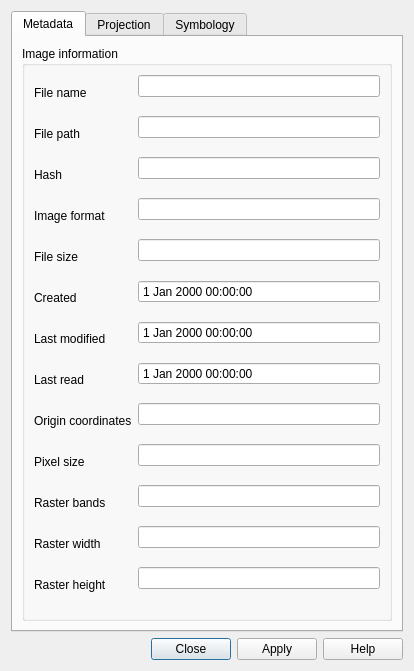
<?xml version="1.0" encoding="UTF-8"?>
<ui version="4.0">
 <class>ImageDialog</class>
 <widget class="QDialog" name="ImageDialog">
  <property name="geometry">
   <rect>
    <x>0</x>
    <y>0</y>
    <width>414</width>
    <height>671</height>
   </rect>
  </property>
  <property name="windowTitle">
   <string>Image Properties</string>
  </property>
  <property name="windowIcon">
   <iconset resource="resources.qrc">
    <normaloff>:/icons/autogcp.png</normaloff>:/icons/autogcp.png</iconset>
  </property>
  <layout class="QGridLayout" name="gridLayout">
   <item row="0" column="0">
    <widget class="QTabWidget" name="tabWidget">
     <property name="currentIndex">
      <number>0</number>
     </property>
     <property name="iconSize">
      <size>
       <width>22</width>
       <height>22</height>
      </size>
     </property>
     <widget class="QWidget" name="tab">
      <attribute name="icon">
       <iconset resource="resources.qrc">
        <normaloff>:/icons/metadata.png</normaloff>:/icons/metadata.png</iconset>
      </attribute>
      <attribute name="title">
       <string>Metadata</string>
      </attribute>
      <layout class="QGridLayout" name="gridLayout_12">
       <item row="0" column="0">
        <widget class="QGroupBox" name="groupBox">
         <property name="title">
          <string>Image information</string>
         </property>
         <layout class="QFormLayout" name="formLayout">
          <item row="0" column="0">
           <widget class="QLabel" name="label">
            <property name="minimumSize">
             <size>
              <width>0</width>
              <height>35</height>
             </size>
            </property>
            <property name="text">
             <string>File name</string>
            </property>
           </widget>
          </item>
          <item row="0" column="1">
           <widget class="QLineEdit" name="fileName">
            <property name="frame">
             <bool>true</bool>
            </property>
            <property name="readOnly">
             <bool>true</bool>
            </property>
           </widget>
          </item>
          <item row="1" column="0">
           <widget class="QLabel" name="label_3">
            <property name="minimumSize">
             <size>
              <width>0</width>
              <height>35</height>
             </size>
            </property>
            <property name="text">
             <string>File path</string>
            </property>
           </widget>
          </item>
          <item row="1" column="1">
           <widget class="QLineEdit" name="filePath">
            <property name="frame">
             <bool>true</bool>
            </property>
            <property name="readOnly">
             <bool>true</bool>
            </property>
           </widget>
          </item>
          <item row="2" column="0">
           <widget class="QLabel" name="label_14">
            <property name="minimumSize">
             <size>
              <width>0</width>
              <height>35</height>
             </size>
            </property>
            <property name="text">
             <string>Hash</string>
            </property>
           </widget>
          </item>
          <item row="2" column="1">
           <widget class="QLineEdit" name="hash">
            <property name="frame">
             <bool>true</bool>
            </property>
            <property name="readOnly">
             <bool>true</bool>
            </property>
           </widget>
          </item>
          <item row="3" column="0">
           <widget class="QLabel" name="label_2">
            <property name="minimumSize">
             <size>
              <width>0</width>
              <height>35</height>
             </size>
            </property>
            <property name="text">
             <string>Image format</string>
            </property>
           </widget>
          </item>
          <item row="3" column="1">
           <widget class="QLineEdit" name="fileFormat">
            <property name="sizePolicy">
             <sizepolicy hsizetype="Expanding" vsizetype="Fixed">
              <horstretch>0</horstretch>
              <verstretch>0</verstretch>
             </sizepolicy>
            </property>
            <property name="minimumSize">
             <size>
              <width>0</width>
              <height>0</height>
             </size>
            </property>
            <property name="maximumSize">
             <size>
              <width>16777215</width>
              <height>16777215</height>
             </size>
            </property>
            <property name="text">
             <string/>
            </property>
            <property name="frame">
             <bool>true</bool>
            </property>
            <property name="readOnly">
             <bool>true</bool>
            </property>
           </widget>
          </item>
          <item row="4" column="0">
           <widget class="QLabel" name="label_4">
            <property name="minimumSize">
             <size>
              <width>0</width>
              <height>35</height>
             </size>
            </property>
            <property name="text">
             <string>File size</string>
            </property>
           </widget>
          </item>
          <item row="4" column="1">
           <widget class="QLineEdit" name="fileSize">
            <property name="sizePolicy">
             <sizepolicy hsizetype="Expanding" vsizetype="Fixed">
              <horstretch>0</horstretch>
              <verstretch>0</verstretch>
             </sizepolicy>
            </property>
            <property name="minimumSize">
             <size>
              <width>0</width>
              <height>0</height>
             </size>
            </property>
            <property name="maximumSize">
             <size>
              <width>16777215</width>
              <height>16777215</height>
             </size>
            </property>
            <property name="text">
             <string/>
            </property>
            <property name="frame">
             <bool>true</bool>
            </property>
            <property name="readOnly">
             <bool>true</bool>
            </property>
           </widget>
          </item>
          <item row="5" column="0">
           <widget class="QLabel" name="label_9">
            <property name="minimumSize">
             <size>
              <width>0</width>
              <height>35</height>
             </size>
            </property>
            <property name="text">
             <string>Created</string>
            </property>
           </widget>
          </item>
          <item row="5" column="1">
           <widget class="QDateTimeEdit" name="dateCreated">
            <property name="wrapping">
             <bool>false</bool>
            </property>
            <property name="frame">
             <bool>true</bool>
            </property>
            <property name="alignment">
             <set>Qt::AlignLeading|Qt::AlignLeft|Qt::AlignVCenter</set>
            </property>
            <property name="readOnly">
             <bool>true</bool>
            </property>
            <property name="buttonSymbols">
             <enum>QAbstractSpinBox::NoButtons</enum>
            </property>
           </widget>
          </item>
          <item row="6" column="0">
           <widget class="QLabel" name="label_10">
            <property name="minimumSize">
             <size>
              <width>0</width>
              <height>35</height>
             </size>
            </property>
            <property name="text">
             <string>Last modified</string>
            </property>
           </widget>
          </item>
          <item row="6" column="1">
           <widget class="QDateTimeEdit" name="dateModified">
            <property name="frame">
             <bool>true</bool>
            </property>
            <property name="alignment">
             <set>Qt::AlignLeading|Qt::AlignLeft|Qt::AlignVCenter</set>
            </property>
            <property name="readOnly">
             <bool>true</bool>
            </property>
            <property name="buttonSymbols">
             <enum>QAbstractSpinBox::NoButtons</enum>
            </property>
           </widget>
          </item>
          <item row="7" column="0">
           <widget class="QLabel" name="label_11">
            <property name="minimumSize">
             <size>
              <width>0</width>
              <height>35</height>
             </size>
            </property>
            <property name="text">
             <string>Last read</string>
            </property>
           </widget>
          </item>
          <item row="7" column="1">
           <widget class="QDateTimeEdit" name="dateRead">
            <property name="frame">
             <bool>true</bool>
            </property>
            <property name="alignment">
             <set>Qt::AlignLeading|Qt::AlignLeft|Qt::AlignVCenter</set>
            </property>
            <property name="readOnly">
             <bool>true</bool>
            </property>
            <property name="buttonSymbols">
             <enum>QAbstractSpinBox::NoButtons</enum>
            </property>
           </widget>
          </item>
          <item row="8" column="0">
           <widget class="QLabel" name="label_8">
            <property name="minimumSize">
             <size>
              <width>0</width>
              <height>35</height>
             </size>
            </property>
            <property name="text">
             <string>Origin coordinates</string>
            </property>
           </widget>
          </item>
          <item row="8" column="1">
           <widget class="QLineEdit" name="originCoordinates">
            <property name="frame">
             <bool>true</bool>
            </property>
            <property name="readOnly">
             <bool>true</bool>
            </property>
           </widget>
          </item>
          <item row="9" column="0">
           <widget class="QLabel" name="label_13">
            <property name="minimumSize">
             <size>
              <width>0</width>
              <height>35</height>
             </size>
            </property>
            <property name="text">
             <string>Pixel size</string>
            </property>
           </widget>
          </item>
          <item row="9" column="1">
           <widget class="QLineEdit" name="pixelSize">
            <property name="sizePolicy">
             <sizepolicy hsizetype="Expanding" vsizetype="Fixed">
              <horstretch>0</horstretch>
              <verstretch>0</verstretch>
             </sizepolicy>
            </property>
            <property name="minimumSize">
             <size>
              <width>0</width>
              <height>0</height>
             </size>
            </property>
            <property name="maximumSize">
             <size>
              <width>16777215</width>
              <height>16777215</height>
             </size>
            </property>
            <property name="text">
             <string/>
            </property>
            <property name="frame">
             <bool>true</bool>
            </property>
            <property name="readOnly">
             <bool>true</bool>
            </property>
           </widget>
          </item>
          <item row="10" column="0">
           <widget class="QLabel" name="label_12">
            <property name="minimumSize">
             <size>
              <width>0</width>
              <height>35</height>
             </size>
            </property>
            <property name="text">
             <string>Raster bands</string>
            </property>
           </widget>
          </item>
          <item row="10" column="1">
           <widget class="QLineEdit" name="rasterBands">
            <property name="sizePolicy">
             <sizepolicy hsizetype="Expanding" vsizetype="Fixed">
              <horstretch>0</horstretch>
              <verstretch>0</verstretch>
             </sizepolicy>
            </property>
            <property name="minimumSize">
             <size>
              <width>0</width>
              <height>0</height>
             </size>
            </property>
            <property name="maximumSize">
             <size>
              <width>16777215</width>
              <height>16777215</height>
             </size>
            </property>
            <property name="frame">
             <bool>true</bool>
            </property>
            <property name="readOnly">
             <bool>true</bool>
            </property>
           </widget>
          </item>
          <item row="11" column="0">
           <widget class="QLabel" name="label_5">
            <property name="minimumSize">
             <size>
              <width>0</width>
              <height>35</height>
             </size>
            </property>
            <property name="text">
             <string>Raster width</string>
            </property>
           </widget>
          </item>
          <item row="11" column="1">
           <widget class="QLineEdit" name="rasterWidth">
            <property name="minimumSize">
             <size>
              <width>0</width>
              <height>0</height>
             </size>
            </property>
            <property name="maximumSize">
             <size>
              <width>16777215</width>
              <height>16777215</height>
             </size>
            </property>
            <property name="frame">
             <bool>true</bool>
            </property>
            <property name="readOnly">
             <bool>true</bool>
            </property>
           </widget>
          </item>
          <item row="12" column="0">
           <widget class="QLabel" name="label_7">
            <property name="minimumSize">
             <size>
              <width>0</width>
              <height>35</height>
             </size>
            </property>
            <property name="text">
             <string>Raster height</string>
            </property>
           </widget>
          </item>
          <item row="12" column="1">
           <widget class="QLineEdit" name="rasterHeight">
            <property name="minimumSize">
             <size>
              <width>0</width>
              <height>0</height>
             </size>
            </property>
            <property name="maximumSize">
             <size>
              <width>16777215</width>
              <height>16777215</height>
             </size>
            </property>
            <property name="frame">
             <bool>true</bool>
            </property>
            <property name="readOnly">
             <bool>true</bool>
            </property>
           </widget>
          </item>
         </layout>
        </widget>
       </item>
      </layout>
     </widget>
     <widget class="QWidget" name="tab_3">
      <attribute name="icon">
       <iconset resource="resources.qrc">
        <normaloff>:/icons/projection.png</normaloff>:/icons/projection.png</iconset>
      </attribute>
      <attribute name="title">
       <string>Projection</string>
      </attribute>
      <layout class="QGridLayout" name="gridLayout_11">
       <item row="0" column="0">
        <widget class="QgsProjectionSelector" name="widget" native="true"/>
       </item>
      </layout>
     </widget>
     <widget class="QWidget" name="tab_2">
      <attribute name="icon">
       <iconset resource="resources.qrc">
        <normaloff>:/icons/symbology.png</normaloff>:/icons/symbology.png</iconset>
      </attribute>
      <attribute name="title">
       <string>Symbology</string>
      </attribute>
      <layout class="QGridLayout" name="gridLayout_10">
       <item row="1" column="0">
        <widget class="QGroupBox" name="groupRgb">
         <property name="title">
          <string>RGB band selection</string>
         </property>
         <layout class="QFormLayout" name="formLayout_4">
          <item row="0" column="0">
           <widget class="QLabel" name="label_6">
            <property name="minimumSize">
             <size>
              <width>120</width>
              <height>0</height>
             </size>
            </property>
            <property name="text">
             <string>Red band</string>
            </property>
           </widget>
          </item>
          <item row="0" column="1">
           <widget class="QComboBox" name="redBand">
            <property name="maximumSize">
             <size>
              <width>215</width>
              <height>16777215</height>
             </size>
            </property>
           </widget>
          </item>
          <item row="1" column="0">
           <widget class="QLabel" name="label_15">
            <property name="minimumSize">
             <size>
              <width>120</width>
              <height>0</height>
             </size>
            </property>
            <property name="text">
             <string>Green band</string>
            </property>
           </widget>
          </item>
          <item row="1" column="1">
           <widget class="QComboBox" name="greenBand">
            <property name="maximumSize">
             <size>
              <width>215</width>
              <height>16777215</height>
             </size>
            </property>
           </widget>
          </item>
          <item row="2" column="0">
           <widget class="QLabel" name="label_16">
            <property name="minimumSize">
             <size>
              <width>120</width>
              <height>0</height>
             </size>
            </property>
            <property name="text">
             <string>Blue band</string>
            </property>
           </widget>
          </item>
          <item row="2" column="1">
           <widget class="QComboBox" name="blueBand">
            <property name="maximumSize">
             <size>
              <width>215</width>
              <height>16777215</height>
             </size>
            </property>
           </widget>
          </item>
         </layout>
        </widget>
       </item>
       <item row="2" column="0">
        <widget class="QGroupBox" name="groupGray">
         <property name="title">
          <string>Gray band selection</string>
         </property>
         <layout class="QFormLayout" name="formLayout_3">
          <item row="0" column="0">
           <widget class="QLabel" name="label_18">
            <property name="minimumSize">
             <size>
              <width>120</width>
              <height>0</height>
             </size>
            </property>
            <property name="text">
             <string>Gray band</string>
            </property>
           </widget>
          </item>
          <item row="0" column="1">
           <widget class="QComboBox" name="grayBand">
            <property name="maximumSize">
             <size>
              <width>215</width>
              <height>16777215</height>
             </size>
            </property>
           </widget>
          </item>
          <item row="1" column="0">
           <widget class="QLabel" name="label_19">
            <property name="minimumSize">
             <size>
              <width>120</width>
              <height>0</height>
             </size>
            </property>
            <property name="text">
             <string>Color map</string>
            </property>
           </widget>
          </item>
          <item row="1" column="1">
           <widget class="QComboBox" name="grayColorMap">
            <property name="maximumSize">
             <size>
              <width>215</width>
              <height>16777215</height>
             </size>
            </property>
            <item>
             <property name="text">
              <string>Grayscale</string>
             </property>
            </item>
            <item>
             <property name="text">
              <string>Pseudocolor</string>
             </property>
            </item>
            <item>
             <property name="text">
              <string>Freak Out</string>
             </property>
            </item>
           </widget>
          </item>
         </layout>
        </widget>
       </item>
       <item row="3" column="0">
        <widget class="QGroupBox" name="groupContrast">
         <property name="title">
          <string>Contrast</string>
         </property>
         <layout class="QFormLayout" name="formLayout_2">
          <property name="fieldGrowthPolicy">
           <enum>QFormLayout::AllNonFixedFieldsGrow</enum>
          </property>
          <item row="0" column="0">
           <widget class="QLabel" name="label_17">
            <property name="minimumSize">
             <size>
              <width>120</width>
              <height>0</height>
             </size>
            </property>
            <property name="text">
             <string>Enhancement</string>
            </property>
           </widget>
          </item>
          <item row="0" column="1">
           <widget class="QComboBox" name="contrast">
            <property name="maximumSize">
             <size>
              <width>215</width>
              <height>16777215</height>
             </size>
            </property>
            <item>
             <property name="text">
              <string>No Stretch</string>
             </property>
            </item>
            <item>
             <property name="text">
              <string>Stretch To MinMax</string>
             </property>
            </item>
            <item>
             <property name="text">
              <string>Stretch And Clip To MinMax</string>
             </property>
            </item>
            <item>
             <property name="text">
              <string>Clip To MinMax</string>
             </property>
            </item>
           </widget>
          </item>
         </layout>
        </widget>
       </item>
       <item row="0" column="0">
        <widget class="QGroupBox" name="groupBox_3">
         <property name="title">
          <string>Rendering</string>
         </property>
         <layout class="QFormLayout" name="formLayout_7">
          <item row="0" column="0">
           <widget class="QRadioButton" name="radioGray">
            <property name="text">
             <string>Gray band</string>
            </property>
           </widget>
          </item>
          <item row="1" column="0">
           <widget class="QRadioButton" name="radioRgb">
            <property name="text">
             <string>RGB color band</string>
            </property>
           </widget>
          </item>
          <item row="2" column="0">
           <widget class="QCheckBox" name="checkInvert">
            <property name="text">
             <string>Invert color map</string>
            </property>
           </widget>
          </item>
         </layout>
         <zorder>radioGray</zorder>
         <zorder>radioRgb</zorder>
         <zorder>radioRgb</zorder>
         <zorder>radioGray</zorder>
         <zorder>checkInvert</zorder>
        </widget>
       </item>
       <item row="4" column="0">
        <spacer name="verticalSpacer">
         <property name="orientation">
          <enum>Qt::Vertical</enum>
         </property>
         <property name="sizeHint" stdset="0">
          <size>
           <width>20</width>
           <height>40</height>
          </size>
         </property>
        </spacer>
       </item>
      </layout>
     </widget>
    </widget>
   </item>
   <item row="1" column="0">
    <widget class="QDialogButtonBox" name="buttonBox">
     <property name="standardButtons">
      <set>QDialogButtonBox::Apply|QDialogButtonBox::Close|QDialogButtonBox::Help</set>
     </property>
    </widget>
   </item>
  </layout>
 </widget>
 <customwidgets>
  <customwidget>
   <class>QgsProjectionSelector</class>
   <extends>QWidget</extends>
   <header>qgis.gui</header>
   <container>1</container>
  </customwidget>
 </customwidgets>
 <tabstops>
  <tabstop>fileName</tabstop>
  <tabstop>filePath</tabstop>
  <tabstop>hash</tabstop>
  <tabstop>fileFormat</tabstop>
  <tabstop>fileSize</tabstop>
  <tabstop>dateCreated</tabstop>
  <tabstop>dateModified</tabstop>
  <tabstop>dateRead</tabstop>
  <tabstop>originCoordinates</tabstop>
  <tabstop>pixelSize</tabstop>
  <tabstop>rasterBands</tabstop>
  <tabstop>rasterWidth</tabstop>
  <tabstop>rasterHeight</tabstop>
  <tabstop>redBand</tabstop>
  <tabstop>greenBand</tabstop>
  <tabstop>blueBand</tabstop>
  <tabstop>grayBand</tabstop>
  <tabstop>grayColorMap</tabstop>
  <tabstop>contrast</tabstop>
  <tabstop>buttonBox</tabstop>
 </tabstops>
 <resources>
  <include location="resources.qrc"/>
 </resources>
 <connections/>
</ui>
